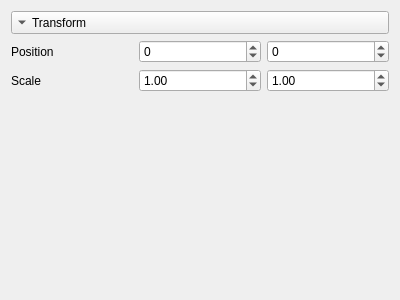
<?xml version="1.0" encoding="UTF-8"?>
<ui version="4.0">
 <class>Transform</class>
 <widget class="QWidget" name="Transform">
  <property name="geometry">
   <rect>
    <x>0</x>
    <y>0</y>
    <width>400</width>
    <height>300</height>
   </rect>
  </property>
  <property name="windowTitle">
   <string>Form</string>
  </property>
  <layout class="QVBoxLayout" name="verticalLayout">
   <item>
    <widget class="QToolButton" name="toolButton">
     <property name="sizePolicy">
      <sizepolicy hsizetype="Preferred" vsizetype="Fixed">
       <horstretch>0</horstretch>
       <verstretch>0</verstretch>
      </sizepolicy>
     </property>
     <property name="text">
      <string>Transform</string>
     </property>
     <property name="toolButtonStyle">
      <enum>Qt::ToolButtonTextBesideIcon</enum>
     </property>
     <property name="arrowType">
      <enum>Qt::DownArrow</enum>
     </property>
    </widget>
   </item>
   <item>
    <layout class="QGridLayout" name="gridLayout">
     <item row="1" column="0">
      <widget class="QLabel" name="ScaleLabel">
       <property name="text">
        <string>Scale</string>
       </property>
      </widget>
     </item>
     <item row="0" column="0">
      <widget class="QLabel" name="PositioLabel">
       <property name="text">
        <string>Position</string>
       </property>
      </widget>
     </item>
     <item row="0" column="3">
      <widget class="QSpinBox" name="PositionY">
       <property name="minimum">
        <number>-1000</number>
       </property>
       <property name="maximum">
        <number>1000</number>
       </property>
      </widget>
     </item>
     <item row="0" column="2">
      <widget class="QSpinBox" name="PositionX">
       <property name="minimum">
        <number>-1000</number>
       </property>
       <property name="maximum">
        <number>1000</number>
       </property>
      </widget>
     </item>
     <item row="1" column="2">
      <widget class="QDoubleSpinBox" name="ScaleX">
       <property name="minimum">
        <double>-100.000000000000000</double>
       </property>
       <property name="maximum">
        <double>100.000000000000000</double>
       </property>
       <property name="singleStep">
        <double>0.100000000000000</double>
       </property>
       <property name="stepType">
        <enum>QAbstractSpinBox::DefaultStepType</enum>
       </property>
       <property name="value">
        <double>1.000000000000000</double>
       </property>
      </widget>
     </item>
     <item row="1" column="3">
      <widget class="QDoubleSpinBox" name="ScaleY">
       <property name="minimum">
        <double>-100.000000000000000</double>
       </property>
       <property name="maximum">
        <double>100.000000000000000</double>
       </property>
       <property name="singleStep">
        <double>0.100000000000000</double>
       </property>
       <property name="value">
        <double>1.000000000000000</double>
       </property>
      </widget>
     </item>
    </layout>
   </item>
   <item>
    <spacer name="verticalSpacer">
     <property name="orientation">
      <enum>Qt::Vertical</enum>
     </property>
     <property name="sizeHint" stdset="0">
      <size>
       <width>20</width>
       <height>199</height>
      </size>
     </property>
    </spacer>
   </item>
  </layout>
 </widget>
 <resources/>
 <connections/>
</ui>
